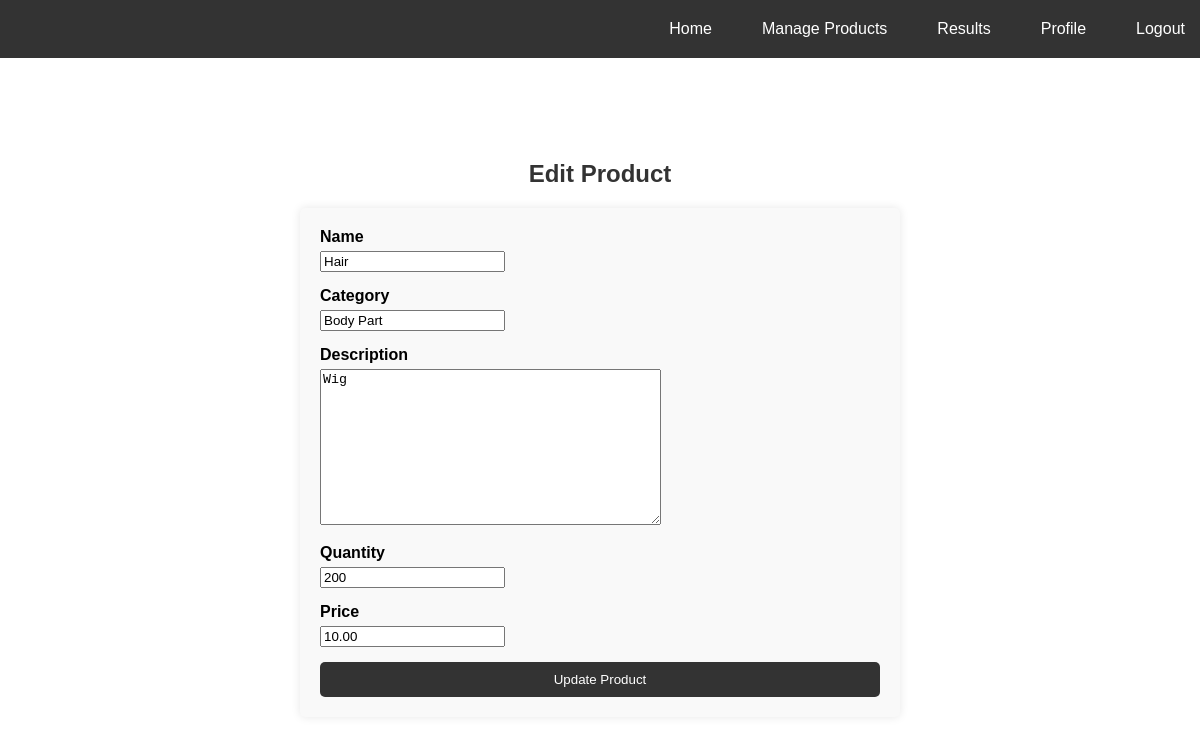
Screenshot of /edit-product/48/ (signed in) with the database file from the repository.
### inventory/models.py (models this page shows, shortened)
class Product(models.Model):
    user = models.ForeignKey(User, on_delete=models.CASCADE, null=True)
    name = models.CharField(max_length=255)
    category = models.CharField(max_length=100)
    description = models.TextField()
    quantity = models.PositiveIntegerField()
    price = models.DecimalField(max_digits=10, decimal_places=2)
    date_added = models.DateTimeField(auto_now_add=True)
    class Meta:
        unique_together = ['user', 'name']

### inventory/views.py (the view)
# urls.py: path('edit-product/<int:product_id>/', views.edit_product, name='edit_product'),
@login_required
def edit_product(request, product_id):
    product = get_object_or_404(Product, pk=product_id, user=request.user)
    if request.method == 'POST':
        form = ProductForm(request.POST, instance=product)
        if form.is_valid():
            form.save()
            messages.success(request, "Product updated successfully!")
            return redirect('home')
    else:
        form = ProductForm(instance=product)
    return render(request, 'inventory/edit_product.html', {'form': form})

### inventory/forms.py (shortened to what this page needs)
class ProductForm(forms.ModelForm):
    class Meta:
        model = Product
        fields = ['name', 'category', 'description', 'quantity', 'price']
        exclude = ['user']

### inventory/templates/inventory/edit_product.html (shortened to what this page needs)
{% extends 'inventory/base.html' %}
{% block content %}
<div class="edit-container" style="max-width: 600px; margin: 80px auto; padding: 20px;">
    <h2 style="text-align: center; margin-bottom: 20px; color: #333;">Edit Product</h2>
    <form method="POST" style="background-color: #f9f9f9; padding: 20px; border-radius: 5px; box-shadow: 0 0 10px rgba(0,0,0,0.1);">
        {% for field in form %}
            <div style="margin-bottom: 15px;">
                <label for="{{ field.id_for_label }}" style="display: block; margin-bottom: 5px; font-weight: bold;">
                    {{ field.label }}
                </label>
                {{ field }}
            </div>
        {% endfor %}
        <button type="submit" style="width: 100%; padding: 10px; background-color: #333; color: white; border: none; border-radius: 5px; cursor: pointer;">
            Update Product
        </button>
    </form>
</div>
{% endblock %}

### inventory/templates/inventory/base.html (style rules this page uses)
body { padding-top: 30px; font-family: Arial, sans-serif; margin: 0; padding: 0; }

### rows the page displays
Product: form "Hair" "Body Part" "Wig" "200" "10.00"

### other values shown
{{ field.label }} "Name" "Category" "Description" "Quantity" "Price"
